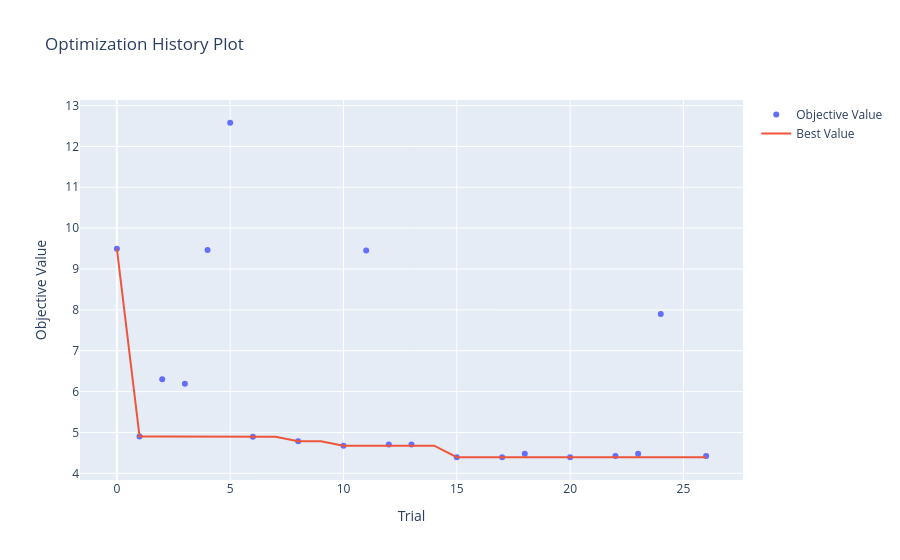

This figure's notebook cell:
### Code cell
# CO2 no lags

study = optuna.load_study(
    study_name="02_08_12_15_RF_NY_CO2",
    storage="sqlite:///optuna_studies.db"
)
opt_history = plot_optimization_history(study)
opt_history.show()

### Figure 1 — Plotly figure (JSON) as saved in the notebook; plotly's stock layout.template omitted (floating-point values rounded to 4 significant figures)
{"data": [{"mode": "markers", "name": "Objective Value", "type": "scatter", "x": [0, 1, 2, 3, 4, 5, 6, 8, 10, 11, 12, 13, 15, 17, 18, 20, 22, 23, 24, 26], "y": [9.493, 4.899, 6.302, 6.192, 9.464, 12.58, 4.896, 4.787, 4.676, 9.451, 4.702, 4.702, 4.393, 4.393, 4.478, 4.393, 4.425, 4.478, 7.896, 4.425]}, {"mode": "lines", "name": "Best Value", "type": "scatter", "x": [0, 1, 2, 3, 4, 5, 6, 7, 8, 9, 10, 11, 12, 13, 14, 15, 16, 17, 18, 19, 20, 21, 22, 23, 24, 25, 26], "y": [9.493, 4.899, 4.899, 4.899, 4.899, 4.899, 4.896, 4.896, 4.787, 4.787, 4.676, 4.676, 4.676, 4.676, 4.676, 4.393, 4.393, 4.393, 4.393, 4.393, 4.393, 4.393, 4.393, 4.393, 4.393, 4.393, 4.393]}, {"marker": {"color": "#cccccc"}, "mode": "markers", "name": "Infeasible Trial", "showlegend": false, "type": "scatter", "x": [], "y": []}], "layout": {"title": {"text": "Optimization History Plot"}, "xaxis": {"title": {"text": "Trial"}}, "yaxis": {"title": {"text": "Objective Value"}}}}
